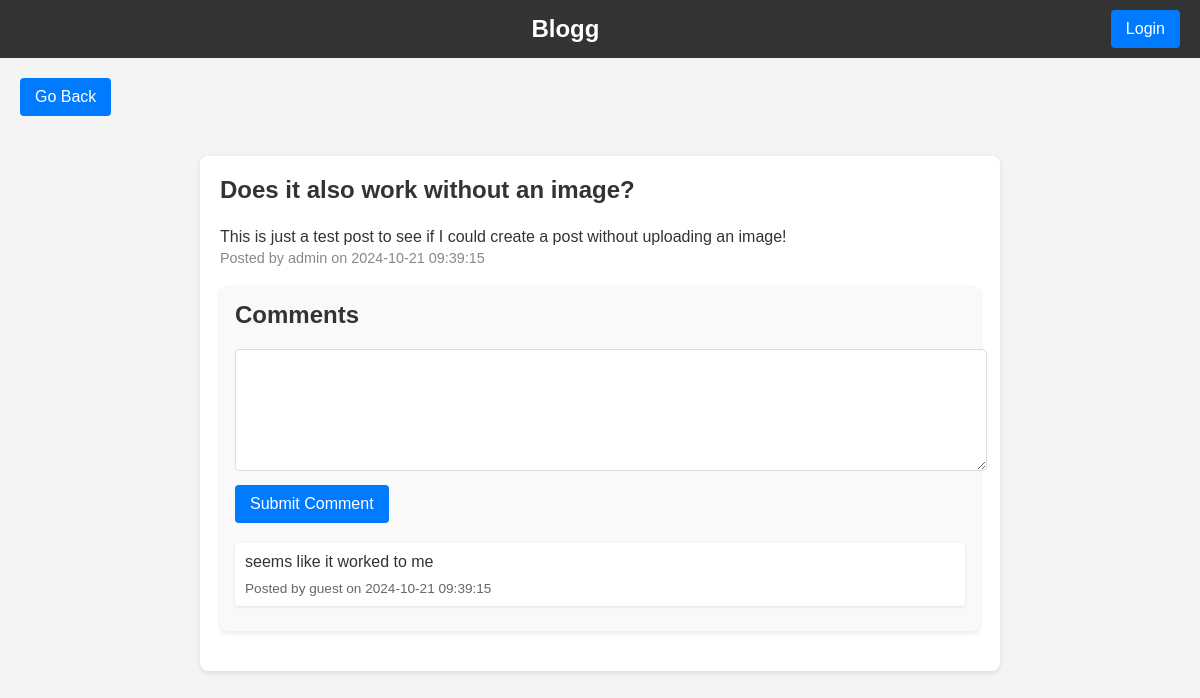
Screenshot of /post/2 with the database file from the repository.
### tables this page shows
CREATE TABLE posts (
    id INTEGER PRIMARY KEY AUTOINCREMENT,
    title TEXT NOT NULL,
    content TEXT NOT NULL,
    image TEXT,
    created TIMESTAMP NOT NULL DEFAULT CURRENT_TIMESTAMP,
    user_id INTEGER,
    FOREIGN KEY(user_id) REFERENCES users(id)
);

CREATE TABLE users (
    id INTEGER PRIMARY KEY AUTOINCREMENT,
    username TEXT NOT NULL,
    password TEXT NOT NULL,
    is_admin BOOLEAN NOT NULL DEFAULT 0,
    created TIMESTAMP NOT NULL DEFAULT CURRENT_TIMESTAMP
);

CREATE TABLE comments (
    id INTEGER PRIMARY KEY AUTOINCREMENT,
    content TEXT NOT NULL,
    created TIMESTAMP NOT NULL DEFAULT CURRENT_TIMESTAMP,
    post_id INTEGER,
    user_id INTEGER,
    FOREIGN KEY(post_id) REFERENCES posts(id),
    FOREIGN KEY(user_id) REFERENCES users(id)
);

### app/app.py (the view)
@app.route('/post/<int:post_id>', methods=['GET', 'POST'])
def post(post_id):
    conn = get_db_connection()
    post = get_post(post_id)
    comments = get_comments(post_id)
    conn.close()
    return render_template('post.html', post=post, comments=comments)

### app/app.py (called while the page is built)
def get_db_connection():
    conn = sqlite3.connect(DATABASE)
    conn.row_factory = sqlite3.Row
    return conn

def get_post(post_id):
    conn = get_db_connection()
    post = conn.execute('''
        SELECT posts.id, posts.title, posts.content, posts.created, posts.image, users.username
        FROM posts
        JOIN users ON posts.user_id = users.id
        WHERE posts.id = ?
    ''', (post_id,)).fetchone()
    conn.close()
    return post

def get_comments(post_id):
    conn = get_db_connection()
    comments = conn.execute('''
        SELECT comments.id, comments.content, comments.created, users.username
        FROM comments
        JOIN users ON comments.user_id = users.id
        WHERE comments.post_id = ?
        ORDER BY comments.created DESC
    ''', (post_id,)).fetchall()
    conn.close()
    return comments

### app/templates/post.html (shortened to what this page needs)
<!DOCTYPE html>
<html lang="en">
<head>
    <link rel="stylesheet" href="{{ url_for('static', filename='styles.css') }}">
</head>
<body>
    <div id="header-bar">
        <nav>
            <div id="logo">
                <a href="{{ url_for('index') }}">Blogg</a>
            </div>
            <div id="login-button-container">
                {% if 'username' in session %}
                    <span class="username-display">{{ session['username'] }}</span>
                    <a href="{{ url_for('logout') }}" class="btn">Logout</a>
                {% else %}
                    <a href="{{ url_for('login') }}" class="btn">Login</a>
                {% endif %}
            </div>
        </nav>
    </div>
    <div class="back-button-container">
        <a href="{{ url_for('index') }}" class="btn">Go Back</a>
    </div>
    <div id="post-container">
        <article class="post">
            <h1 class="post-title">{{ post['title'] }}</h1>
            <div class="post-content">{{ post['content'] }}</div>
            <div class="post-meta">Posted by {{ post['username'] }} on {{ post['created'] }}</div>
            <div class="comments-section">
                <h2>Comments</h2>
                <form method="post" action="{{ url_for('add_comment', post_id=post['id']) }}">
                    <textarea name="comment_content" required></textarea>
                    <input type="submit" value="Submit Comment" class="btn">
                </form>
                {% for comment in comments %}
                    <div class="comment">
                        <p class="comment-content">{{ comment['content'] }}</p>
                        <div class="comment-meta">
                            Posted by {{ comment['username'] }} on {{ comment['created'] }}
                        </div>
                    </div>
                {% endfor %}
            </div>
        </article>
    </div>
</body>
</html>

### app/static/styles.css (style rules this page uses)
body { font-family: 'Arial', sans-serif; margin: 0; padding: 0; background-color: #f4f4f4; color: #333; }
a { text-decoration: none; color: #007bff; }
#header-bar nav { display: flex; justify-content: space-between; align-items: center; background-color: #333; color: #fff; padding: 10px 20px; text-align: center; }
#header-bar #logo { font-size: 24px; font-weight: bold; flex: 1; }
#header-bar #logo a { color: #fff; text-decoration: none; }
#header-bar #login-button-container { margin-left: auto; }
#post-container { padding: 20px; max-width: 800px; margin: auto; }
.post { background-color: #fff; padding: 20px; border-radius: 8px; box-shadow: 0 2px 5px rgba(0,0,0,0.1); margin-bottom: 20px; }
.post-title { margin-top: 0; }
.post-meta { color: #888; font-size: 0.9em; margin-bottom: 20px; }
.post-content { line-height: 1.6; }
.comments-section { background-color: #f9f9f9; padding: 15px; border-radius: 8px; box-shadow: 0 2px 5px rgba(0,0,0,0.1); margin-bottom: 20px; }
.comments-section h2 { margin-top: 0; margin-bottom: 15px; }
.comment { padding: 10px; margin-bottom: 10px; background-color: #fff; border-radius: 4px; box-shadow: 0 1px 3px rgba(0,0,0,0.1); }
.comment-content { margin: 0; color: #333; }
.comment-meta { margin-top: 10px; font-size: 0.85em; color: #666; }
.comments-section form { margin-top: 20px; margin-bottom: 20px; }
.comments-section textarea { width: 100%; height: 100px; margin-bottom: 10px; border: 1px solid #ddd; border-radius: 4px; padding: 10px; }
.back-button-container { margin: 20px; text-align: left; }
.btn, .btn:link, .btn:visited, .btn:hover, .btn:active { display: inline-block; background-color: #007bff; color: white; padding: 10px 15px; text-align: center; border-radius: 4px; text-decoration: none; font-size: 16px; transition: background-color 0.3s ease; border: none; outline: none; }

### rows the page displays
posts: title "Does it also work without an image?", content "This is just a test post to see if I could create a post without uploading an image!", created "2024-10-21 09:39:15"
users: username "admin"
comments: content "seems like it worked to me", username "guest", created "2024-10-21 09:39:15"
